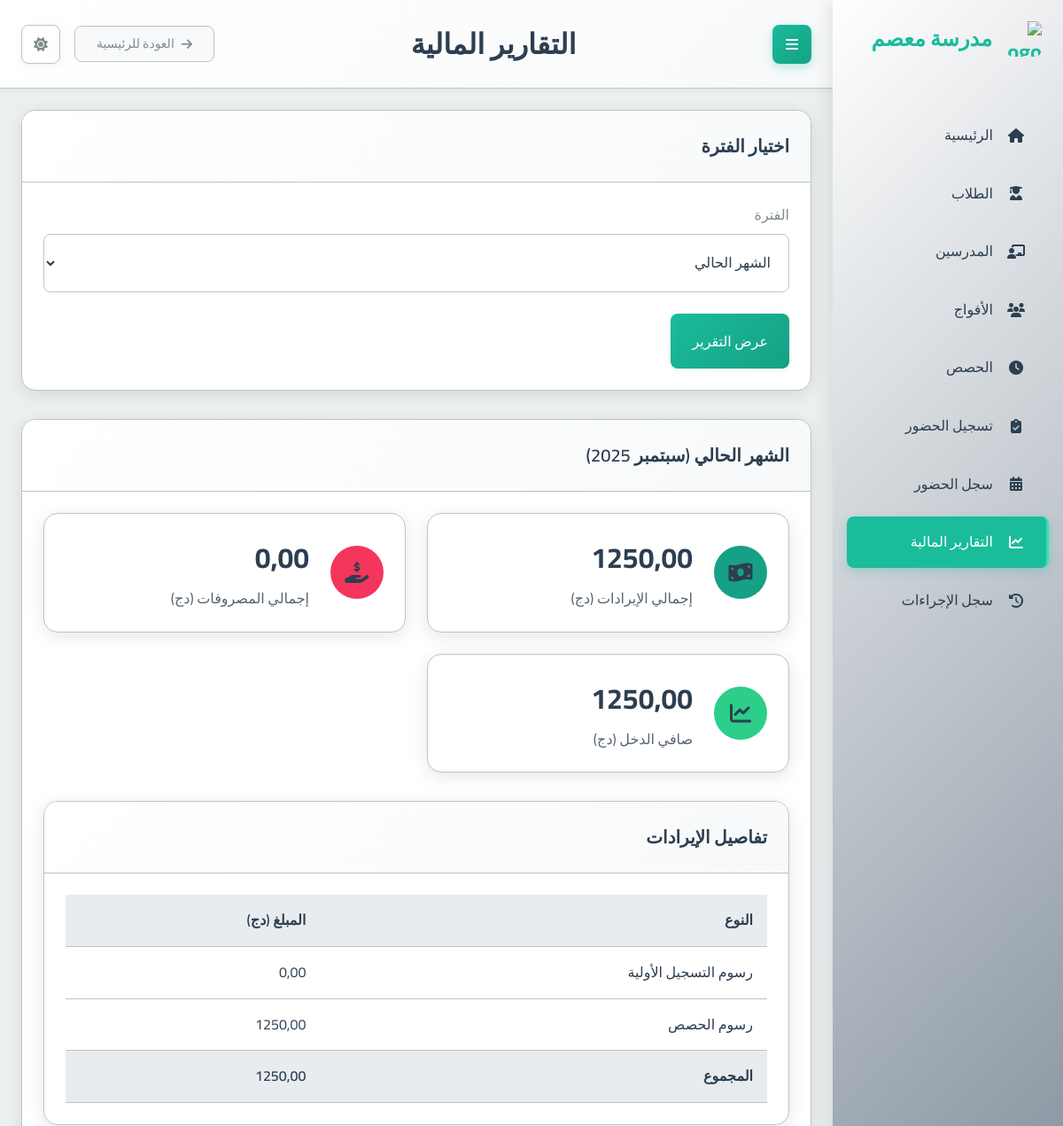
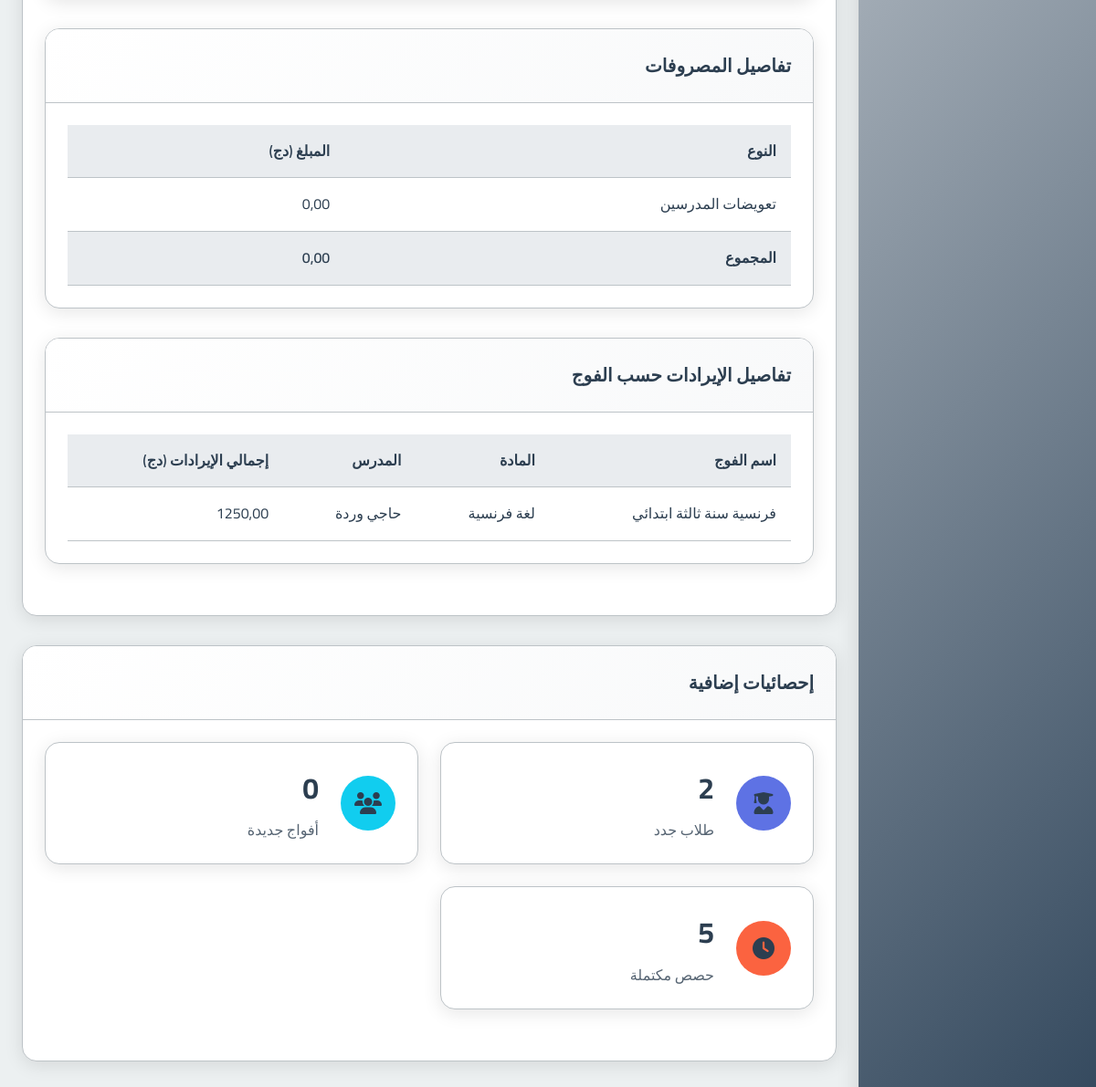
The app's page /payments/report/ with its own data (2 pictures, top to bottom).
### school_app/models.py (models this page shows, shortened)
class Group(models.Model):
    name = models.CharField(max_length=100, verbose_name="اسم الفوج")
    subject = models.ForeignKey(Subject, on_delete=models.PROTECT, verbose_name="المادة")
    teacher = models.ForeignKey(Teacher, on_delete=models.CASCADE, verbose_name="المدرس")
    academic_levels = models.ManyToManyField(AcademicLevel, verbose_name="المستويات الدراسية المتوافقة")
    price_per_4_sessions = models.DecimalField(max_digits=10, decimal_places=2, verbose_name="السعر لكل 4 حصص")
    session_day = models.IntegerField(choices=[
        (0, 'الاثنين'),
        (1, 'الثلاثاء'),
        (2, 'الأربعاء'),
        (3, 'الخميس'),
        (4, 'الجمعة'),
        (5, 'السبت'),
        (6, 'الأحد')
    ], verbose_name="يوم الحصة")
    session_start_time = models.TimeField(verbose_name="وقت بداية الحصة")
    session_duration = models.DecimalField(max_digits=4, decimal_places=2, default=1.5, verbose_name="مدة الحصة (ساعات)")
    students = models.ManyToManyField(Student, through='StudentGroup', blank=True, verbose_name="الطلاب المسجلون")
    created_at = models.DateTimeField(auto_now_add=True, verbose_name="تاريخ الإنشاء")
    is_continuous = models.BooleanField(default=False, verbose_name="فوج مستمر (تُنشأ الحصص أسبوعياً تلقائياً)")
    created_sessions_until = models.DateField(null=True, blank=True, verbose_name="تم إنشاء الحصص حتى تاريخ")
    class Meta:
        verbose_name = "فوج"
        verbose_name_plural = "الأفواج"

class Subject(models.Model):
    name = models.CharField(max_length=100, verbose_name="اسم المادة")
    class Meta:
        verbose_name = "مادة دراسية"
        verbose_name_plural = "المواد الدراسية"

class Teacher(models.Model):
    full_name = models.CharField(max_length=201, verbose_name="الاسم الكامل")
    phone_number = models.CharField(max_length=20, unique=True, verbose_name="رقم الهاتف")
    subject = models.ForeignKey(Subject, on_delete=models.PROTECT, verbose_name="المادة الأساسية")
    created_at = models.DateTimeField(auto_now_add=True, verbose_name="تاريخ الإنشاء")
    class Meta:
        verbose_name = "مدرس"
        verbose_name_plural = "المدرسون"

### school_app/views.py (the view)
# urls.py: path('payments/report/', views.payment_report, name='payment_report'),
def payment_report(request):
    today = timezone.now().date()
    start_date_str = request.GET.get('start_date')
    end_date_str = request.GET.get('end_date')
    period_type = request.GET.get('period', 'current_month') # Default to current_month
    start_date = None
    end_date = None
    errors = []
    report_period_display = ""
    if period_type == 'custom' and start_date_str and end_date_str:
        try:
            start_date = datetime.datetime.strptime(start_date_str, '%Y-%m-%d').date()
        except ValueError:
            errors.append("تنسيق تاريخ البدء غير صالح. استخدم YYYY-MM-DD.")
        try:
            end_date = datetime.datetime.strptime(end_date_str, '%Y-%m-%d').date()
        except ValueError:
            errors.append("تنسيق تاريخ الانتهاء غير صالح. استخدم YYYY-MM-DD.")
        if start_date and end_date and start_date > end_date:
            errors.append("تاريخ البدء لا يمكن أن يكون بعد تاريخ الانتهاء.")
    elif period_type == 'current_month':
        start_date = today.replace(day=1)
        end_date = today
    elif period_type == 'last_month':
        first_day_current_month = today.replace(day=1)
        end_date = first_day_current_month - datetime.timedelta(days=1)
        start_date = end_date.replace(day=1)
    elif period_type == 'current_year':
        start_date = today.replace(month=1, day=1)
        end_date = today
    if errors: # If parsing errors, default to current month and show errors
        start_date = today.replace(day=1)
        end_date = today
    months_ar = {
        1: 'يناير', 2: 'فبراير', 3: 'مارس', 4: 'أبريل', 5: 'مايو', 6: 'يونيو',
        7: 'يوليو', 8: 'أغسطس', 9: 'سبتمبر', 10: 'أكتوبر', 11: 'نوفمبر', 12: 'ديسمبر'
    }
    if period_type != 'custom' and not (start_date_str or end_date_str):
        month_name = months_ar[start_date.month]
        year = start_date.year
        if period_type == 'current_month':
            report_period_display = f"الشهر الحالي ({month_name} {year})"
        elif period_type == 'last_month':
            report_period_display = f"الشهر الماضي ({month_name} {year})"
        elif period_type == 'current_year':
            report_period_display = f"السنة الحالية ({year})"
    income_from_registration = Decimal('0.00')
    income_from_sessions = Decimal('0.00')
    total_expenses = Decimal('0.00') # Primarily teacher payments for now
    students_registered_in_period = Student.objects.filter(registration_fee_paid=True)
    if start_date and end_date:
        effective_end_date = datetime.datetime.combine(end_date, datetime.time.max)
        students_registered_in_period = students_registered_in_period.filter(created_at__date__gte=start_date, created_at__date__lte=end_date)
    income_from_registration = Decimal(students_registered_in_period.count()) * REGISTRATION_FEE_AMOUNT
    paid_attendances = Attendance.objects.filter(student_paid_for_session=True).select_related('session__group')
    if start_date and end_date:
        paid_attendances = paid_attendances.filter(session__date__gte=start_date, session__date__lte=end_date)
    for att in paid_attendances:
        if att.session.group and att.session.group.price_per_4_sessions > 0:
            price_per_session = att.session.group.price_per_4_sessions / Decimal('4.0')
            income_from_sessions += price_per_session
    compensated_sessions = Session.objects.filter(teacher_compensated=True)
    if start_date and end_date:
        compensated_sessions = compensated_sessions.filter(date__gte=start_date, date__lte=end_date)
    total_expenses_agg = compensated_sessions.aggregate(total=Sum('teacher_payment_amount'))
    total_expenses = total_expenses_agg['total'] or Decimal('0.00')
    total_income = income_from_registration + income_from_sessions
    net_income = total_income - total_expenses
    income_by_group_data = []
    all_groups = Group.objects.select_related('subject', 'teacher').all()
    for group in all_groups:
        group_income = Decimal('0.00')
        group_attendances = Attendance.objects.filter(
            session__group=group,
            student_paid_for_session=True
        )
        if start_date and end_date:
            group_attendances = group_attendances.filter(session__date__gte=start_date, session__date__lte=end_date)
        for att in group_attendances:
            if group.price_per_4_sessions > 0: # Ensure price is set
                price_per_session = group.price_per_4_sessions / Decimal('4.0')
                group_income += price_per_session
        if group_income > 0: # Only include groups with income in the report for this period
            income_by_group_data.append({
                'name': group.name,
                'subject_name': group.subject.name,
                'teacher_name': group.teacher.full_name,
                'income': group_income
            })
    income_by_group_data.sort(key=lambda x: x['income'], reverse=True)
    new_students_count = 0
    new_groups_count = 0
    completed_sessions_count = 0
    if start_date and end_date:
        effective_end_date_for_created_at = datetime.datetime.combine(end_date, datetime.time.max)
        new_students_count = Student.objects.filter(
            created_at__gte=start_date,
            created_at__lte=effective_end_date_for_created_at
        ).count()
        new_groups_count = Group.objects.filter(
            created_at__gte=start_date,
            created_at__lte=effective_end_date_for_created_at
        ).count()
        completed_sessions_count = Session.objects.filter(
            date__gte=start_date,
            date__lte=end_date
        ).count()
    context = {
        'page_title': 'تقرير المدفوعات',
        'start_date': start_date.strftime('%Y-%m-%d') if start_date else '',
        'end_date': end_date.strftime('%Y-%m-%d') if end_date else '',
        'report_period_display': report_period_display,
        'total_income': total_income,
        'income_from_registration': income_from_registration,
        'income_from_sessions': income_from_sessions,
        'total_expenses': total_expenses,
        'net_income': net_income,
        'income_by_group_data': income_by_group_data,
        'new_students_count': new_students_count,
        'new_groups_count': new_groups_count,
        'completed_sessions_count': completed_sessions_count,
        'errors': errors, # Pass any date parsing errors to the template
        'period_type_selected': period_type, # To re-select the period dropdown
        'start_date_selected': start_date_str, # To repopulate custom date fields
        'end_date_selected': end_date_str,     # To repopulate custom date fields
    }
    return render(request, 'school_app/payment_report.html', context)

### templates/school_app/payment_report.html (shortened to what this page needs)
{% extends 'base.html' %}
{% block page_title %}التقارير المالية{% endblock %}
{% block content %}
<div class="card mb-4">
  <div class="card-header">
    <h2 class="card-title">اختيار الفترة</h2>
  </div>
  <div class="card-body">
    <div class="form-group">
      <label for="period-select">الفترة</label>
      <select id="period-select" name="period" class="form-control">
        <option value="current_month" {% if period_type_selected == 'current_month' %}selected{% endif %}>الشهر الحالي</option>
      </select>
    </div>
    <button id="generate-report-btn" class="btn btn-primary">عرض التقرير</button>
  </div>
</div>
<div id="financial-report" class="card mb-4">
  <div class="card-header">
    <h2 class="card-title">{{ report_period_display|default:"التقرير المالي" }}</h2>
  </div>
  <div class="card-body">
    <div class="dashboard-cards mb-4">
      <div class="stat-card">
        <div class="stat-icon">
          <i class="fas fa-money-bill-wave"></i>
        </div>
        <div class="stat-content">
          <div class="stat-value">{{ total_income|floatformat:2 }}</div>
          <div class="stat-label">إجمالي الإيرادات (دج)</div>
        </div>
      </div>
      <div class="stat-card">
        <div class="stat-icon" style="background-color: #f5365c;">
          <i class="fas fa-hand-holding-usd"></i>
        </div>
        <div class="stat-content">
          <div class="stat-value">{{ total_expenses|floatformat:2 }}</div>
          <div class="stat-label">إجمالي المصروفات (دج)</div>
        </div>
      </div>
      <div class="stat-card">
        <div class="stat-icon" style="background-color: #2cce89;">
          <i class="fas fa-chart-line"></i>
        </div>
        <div class="stat-content">
          <div class="stat-value">{{ net_income|floatformat:2 }}</div>
          <div class="stat-label">صافي الدخل (دج)</div>
        </div>
      </div>
    </div>
    <div class="row">
      <div class="col-md-6">
        <div class="card mb-4">
          <div class="card-header">
            <h3 class="card-title">تفاصيل الإيرادات</h3>
          </div>
          <div class="card-body">
            <div class="table-container">
              <table>
                <thead>
                  <tr>
                    <th>النوع</th>
                    <th>المبلغ (دج)</th>
                  </tr>
                </thead>
                <tbody>
                  <tr>
                    <td>رسوم التسجيل الأولية</td>
                    <td>{{ income_from_registration|floatformat:2 }}</td>
                  </tr>
                  <tr>
                    <td>رسوم الحصص</td>
                    <td>{{ income_from_sessions|floatformat:2 }}</td>
                  </tr>
                </tbody>
                <tfoot>
                  <tr>
                    <th>المجموع</th>
                    <th>{{ total_income|floatformat:2 }}</th>
                  </tr>
                </tfoot>
              </table>
            </div>
          </div>
        </div>
      </div>
      <div class="col-md-6">
        <div class="card mb-4">
          <div class="card-header">
            <h3 class="card-title">تفاصيل المصروفات</h3>
          </div>
          <div class="card-body">
            <div class="table-container">
              <table>
                <thead>
                  <tr>
                    <th>النوع</th>
                    <th>المبلغ (دج)</th>
                  </tr>
                </thead>
                <tbody>
                  <tr>
                    <td>تعويضات المدرسين</td>
                    <td>{{ total_expenses|floatformat:2 }}</td>
                  </tr>
                </tbody>
                <tfoot>
                  <tr>
                    <th>المجموع</th>
                    <th>{{ total_expenses|floatformat:2 }}</th>
                  </tr>
                </tfoot>
              </table>
            </div>
          </div>
        </div>
      </div>
    </div>
    <div class="card mt-4 mb-4">
      <div class="card-header">
        <h3 class="card-title">تفاصيل الإيرادات حسب الفوج</h3>
      </div>
      <div class="card-body">
        <div class="table-container">
          <table class="table table-striped">
            <thead>
              <tr>
                <th>اسم الفوج</th>
                <th>المادة</th>
                <th>المدرس</th>
                <th>إجمالي الإيرادات (دج)</th>
              </tr>
            </thead>
            <tbody>
              {% for group_data in income_by_group_data %}
                <tr>
                  <td>{{ group_data.name }}</td>
                  <td>{{ group_data.subject_name }}</td>
                  <td>{{ group_data.teacher_name }}</td>
                  <td>{{ group_data.income|floatformat:2 }}</td>
                </tr>
              {% empty %}
                <tr>
                  <td colspan="4" class="text-center">لا توجد بيانات إيرادات للأفواج لهذه الفترة.</td>
                </tr>
              {% endfor %}
            </tbody>
          </table>
        </div>
      </div>
    </div>
  </div>
</div>
<div class="card">
  <div class="card-header">
    <h2 class="card-title">إحصائيات إضافية</h2>
  </div>
  <div class="card-body">
    <div class="dashboard-cards">
      <div class="stat-card">
        <div class="stat-icon" style="background-color: #5e72e4;">
          <i class="fas fa-user-graduate"></i>
        </div>
        <div class="stat-content">
          <div class="stat-value">{{ new_students_count }}</div>
          <div class="stat-label">طلاب جدد</div>
        </div>
      </div>
      <div class="stat-card">
        <div class="stat-icon" style="background-color: #11cdef;">
          <i class="fas fa-users"></i>
        </div>
        <div class="stat-content">
          <div class="stat-value">{{ new_groups_count }}</div>
          <div class="stat-label">أفواج جديدة</div>
        </div>
      </div>
      <div class="stat-card">
        <div class="stat-icon" style="background-color: #fb6340;">
          <i class="fas fa-clock"></i>
        </div>
        <div class="stat-content">
          <div class="stat-value">{{ completed_sessions_count }}</div>
          <div class="stat-label">حصص مكتملة</div>
        </div>
      </div>
    </div>
  </div>
</div>
{% endblock %}

### records on screen
Group: name "فرنسية سنة ثالثة ابتدائي"
Subject: subject_name "لغة فرنسية"
Teacher: teacher_name "حاجي وردة"

### other values on screen
{{ report_period_display|default:"التقرير المالي" }} "الشهر الحالي (سبتمبر 2025)"
{{ total_income|floatformat:2 }} "1250,00"
{{ total_expenses|floatformat:2 }} "0,00"
{{ net_income|floatformat:2 }} "1250,00"
{{ income_from_registration|floatformat:2 }} "0,00"
{{ income_from_sessions|floatformat:2 }} "1250,00"
{{ group_data.income|floatformat:2 }} "1250,00"
{{ new_students_count }} "2"
{{ new_groups_count }} "0"
{{ completed_sessions_count }} "5"
